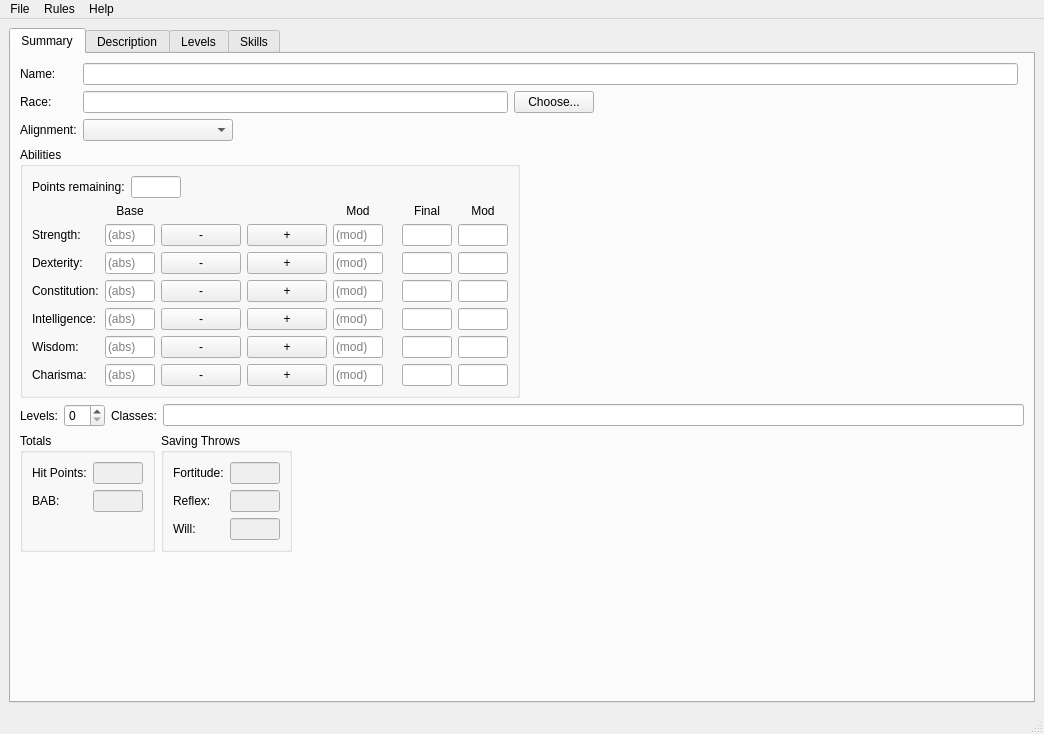
<?xml version="1.0" encoding="UTF-8"?>
<ui version="4.0">
 <class>NwnCharGen</class>
 <widget class="QMainWindow" name="NwnCharGen">
  <property name="geometry">
   <rect>
    <x>0</x>
    <y>0</y>
    <width>1044</width>
    <height>734</height>
   </rect>
  </property>
  <property name="sizePolicy">
   <sizepolicy hsizetype="Expanding" vsizetype="Preferred">
    <horstretch>0</horstretch>
    <verstretch>0</verstretch>
   </sizepolicy>
  </property>
  <property name="windowTitle">
   <string>NwnCharGen</string>
  </property>
  <widget class="QWidget" name="centralwidget">
   <layout class="QGridLayout" name="gridLayout_3">
    <item row="0" column="0">
     <widget class="QTabWidget" name="tabWidget">
      <property name="autoFillBackground">
       <bool>true</bool>
      </property>
      <property name="currentIndex">
       <number>0</number>
      </property>
      <widget class="QWidget" name="tabSummary">
       <property name="sizePolicy">
        <sizepolicy hsizetype="Expanding" vsizetype="Preferred">
         <horstretch>0</horstretch>
         <verstretch>0</verstretch>
        </sizepolicy>
       </property>
       <property name="accessibleName">
        <string/>
       </property>
       <attribute name="title">
        <string>Summary</string>
       </attribute>
       <layout class="QGridLayout" name="gridLayout_7">
        <item row="0" column="0">
         <layout class="QFormLayout" name="formLayoutBasics">
          <item row="0" column="0">
           <widget class="QLabel" name="labelName">
            <property name="text">
             <string>Name:</string>
            </property>
           </widget>
          </item>
          <item row="0" column="1">
           <widget class="QLineEdit" name="lineEditName"/>
          </item>
          <item row="1" column="0">
           <widget class="QLabel" name="labelRace">
            <property name="text">
             <string>Race:</string>
            </property>
           </widget>
          </item>
          <item row="2" column="0">
           <widget class="QLabel" name="labelAlignment">
            <property name="text">
             <string>Alignment:</string>
            </property>
           </widget>
          </item>
          <item row="2" column="1">
           <widget class="QComboBox" name="comboBoxAlignment">
            <property name="sizePolicy">
             <sizepolicy hsizetype="Fixed" vsizetype="Fixed">
              <horstretch>100</horstretch>
              <verstretch>0</verstretch>
             </sizepolicy>
            </property>
            <property name="minimumSize">
             <size>
              <width>150</width>
              <height>0</height>
             </size>
            </property>
           </widget>
          </item>
          <item row="1" column="1">
           <layout class="QHBoxLayout" name="horizontalLayout">
            <item>
             <widget class="QLineEdit" name="lineEditRace">
              <property name="readOnly">
               <bool>true</bool>
              </property>
             </widget>
            </item>
            <item>
             <widget class="QPushButton" name="buttonRace">
              <property name="sizePolicy">
               <sizepolicy hsizetype="Fixed" vsizetype="Fixed">
                <horstretch>100</horstretch>
                <verstretch>0</verstretch>
               </sizepolicy>
              </property>
              <property name="text">
               <string>Choose...</string>
              </property>
             </widget>
            </item>
            <item>
             <spacer name="horizontalSpacer_4">
              <property name="orientation">
               <enum>Qt::Horizontal</enum>
              </property>
              <property name="sizeHint" stdset="0">
               <size>
                <width>40</width>
                <height>20</height>
               </size>
              </property>
             </spacer>
            </item>
           </layout>
          </item>
         </layout>
        </item>
        <item row="3" column="0" colspan="2">
         <layout class="QHBoxLayout" name="horizontalLayoutTotalsSaves">
          <item>
           <widget class="QGroupBox" name="groupBox_2">
            <property name="title">
             <string>Totals</string>
            </property>
            <layout class="QVBoxLayout" name="verticalLayout_3">
             <item>
              <layout class="QFormLayout" name="formLayout_3">
               <item row="0" column="0">
                <widget class="QLabel" name="label_7">
                 <property name="text">
                  <string>Hit Points:</string>
                 </property>
                </widget>
               </item>
               <item row="0" column="1">
                <widget class="QLineEdit" name="lineEditTotalHP">
                 <property name="enabled">
                  <bool>false</bool>
                 </property>
                 <property name="sizePolicy">
                  <sizepolicy hsizetype="Fixed" vsizetype="Fixed">
                   <horstretch>0</horstretch>
                   <verstretch>0</verstretch>
                  </sizepolicy>
                 </property>
                 <property name="maximumSize">
                  <size>
                   <width>50</width>
                   <height>16777215</height>
                  </size>
                 </property>
                 <property name="readOnly">
                  <bool>true</bool>
                 </property>
                </widget>
               </item>
               <item row="1" column="0">
                <widget class="QLabel" name="label_8">
                 <property name="text">
                  <string>BAB:</string>
                 </property>
                </widget>
               </item>
               <item row="1" column="1">
                <widget class="QLineEdit" name="lineEditTotalBAB">
                 <property name="enabled">
                  <bool>false</bool>
                 </property>
                 <property name="sizePolicy">
                  <sizepolicy hsizetype="Fixed" vsizetype="Fixed">
                   <horstretch>0</horstretch>
                   <verstretch>0</verstretch>
                  </sizepolicy>
                 </property>
                 <property name="maximumSize">
                  <size>
                   <width>50</width>
                   <height>16777215</height>
                  </size>
                 </property>
                 <property name="readOnly">
                  <bool>true</bool>
                 </property>
                </widget>
               </item>
               <item row="2" column="0">
                <widget class="QLabel" name="label_12">
                 <property name="text">
                  <string/>
                 </property>
                </widget>
               </item>
               <item row="2" column="1">
                <widget class="QLabel" name="label_13">
                 <property name="text">
                  <string/>
                 </property>
                </widget>
               </item>
              </layout>
             </item>
            </layout>
           </widget>
          </item>
          <item>
           <widget class="QGroupBox" name="groupBox">
            <property name="title">
             <string>Saving Throws</string>
            </property>
            <layout class="QVBoxLayout" name="verticalLayout_2">
             <item>
              <layout class="QFormLayout" name="formLayout_2">
               <item row="0" column="0">
                <widget class="QLabel" name="label_9">
                 <property name="text">
                  <string>Fortitude:</string>
                 </property>
                </widget>
               </item>
               <item row="0" column="1">
                <widget class="QLineEdit" name="lineEditFortitude">
                 <property name="enabled">
                  <bool>false</bool>
                 </property>
                 <property name="sizePolicy">
                  <sizepolicy hsizetype="Fixed" vsizetype="Fixed">
                   <horstretch>0</horstretch>
                   <verstretch>0</verstretch>
                  </sizepolicy>
                 </property>
                 <property name="maximumSize">
                  <size>
                   <width>50</width>
                   <height>16777215</height>
                  </size>
                 </property>
                 <property name="readOnly">
                  <bool>true</bool>
                 </property>
                </widget>
               </item>
               <item row="1" column="0">
                <widget class="QLabel" name="label_10">
                 <property name="text">
                  <string>Reflex:</string>
                 </property>
                </widget>
               </item>
               <item row="1" column="1">
                <widget class="QLineEdit" name="lineEditReflex">
                 <property name="enabled">
                  <bool>false</bool>
                 </property>
                 <property name="sizePolicy">
                  <sizepolicy hsizetype="Fixed" vsizetype="Fixed">
                   <horstretch>0</horstretch>
                   <verstretch>0</verstretch>
                  </sizepolicy>
                 </property>
                 <property name="maximumSize">
                  <size>
                   <width>50</width>
                   <height>16777215</height>
                  </size>
                 </property>
                 <property name="readOnly">
                  <bool>true</bool>
                 </property>
                </widget>
               </item>
               <item row="2" column="0">
                <widget class="QLabel" name="label_11">
                 <property name="text">
                  <string>Will:</string>
                 </property>
                </widget>
               </item>
               <item row="2" column="1">
                <widget class="QLineEdit" name="lineEditWill">
                 <property name="enabled">
                  <bool>false</bool>
                 </property>
                 <property name="sizePolicy">
                  <sizepolicy hsizetype="Fixed" vsizetype="Fixed">
                   <horstretch>0</horstretch>
                   <verstretch>0</verstretch>
                  </sizepolicy>
                 </property>
                 <property name="maximumSize">
                  <size>
                   <width>50</width>
                   <height>16777215</height>
                  </size>
                 </property>
                 <property name="readOnly">
                  <bool>true</bool>
                 </property>
                </widget>
               </item>
              </layout>
             </item>
            </layout>
           </widget>
          </item>
          <item>
           <spacer name="horizontalSpacer_3">
            <property name="orientation">
             <enum>Qt::Horizontal</enum>
            </property>
            <property name="sizeHint" stdset="0">
             <size>
              <width>40</width>
              <height>20</height>
             </size>
            </property>
           </spacer>
          </item>
         </layout>
        </item>
        <item row="2" column="0" colspan="2">
         <layout class="QHBoxLayout" name="horizontalLayoutLevels">
          <item>
           <widget class="QLabel" name="label">
            <property name="text">
             <string>Levels:</string>
            </property>
           </widget>
          </item>
          <item>
           <widget class="QSpinBox" name="spinBoxLevels">
            <property name="minimum">
             <number>0</number>
            </property>
            <property name="maximum">
             <number>30</number>
            </property>
            <property name="value">
             <number>0</number>
            </property>
           </widget>
          </item>
          <item>
           <widget class="QLabel" name="label_6">
            <property name="text">
             <string>Classes:</string>
            </property>
           </widget>
          </item>
          <item>
           <widget class="QLineEdit" name="lineEditClasses">
            <property name="sizePolicy">
             <sizepolicy hsizetype="Expanding" vsizetype="Fixed">
              <horstretch>0</horstretch>
              <verstretch>0</verstretch>
             </sizepolicy>
            </property>
            <property name="maximumSize">
             <size>
              <width>16777215</width>
              <height>16777215</height>
             </size>
            </property>
            <property name="readOnly">
             <bool>true</bool>
            </property>
           </widget>
          </item>
         </layout>
        </item>
        <item row="1" column="0">
         <layout class="QHBoxLayout" name="horizontalLayout_2">
          <item>
           <widget class="QGroupBox" name="groupBoxAbilities">
            <property name="title">
             <string>Abilities</string>
            </property>
            <layout class="QGridLayout" name="gridLayout_6">
             <item row="0" column="0">
              <layout class="QGridLayout" name="gridLayout_5">
               <item row="0" column="0">
                <layout class="QHBoxLayout" name="horizontalLayoutPoints_2">
                 <item>
                  <widget class="QLabel" name="labelPoints_2">
                   <property name="text">
                    <string>Points remaining:</string>
                   </property>
                  </widget>
                 </item>
                 <item>
                  <widget class="QLineEdit" name="lineEditPoints">
                   <property name="sizePolicy">
                    <sizepolicy hsizetype="Fixed" vsizetype="Fixed">
                     <horstretch>0</horstretch>
                     <verstretch>0</verstretch>
                    </sizepolicy>
                   </property>
                   <property name="maximumSize">
                    <size>
                     <width>50</width>
                     <height>16777215</height>
                    </size>
                   </property>
                   <property name="readOnly">
                    <bool>true</bool>
                   </property>
                  </widget>
                 </item>
                 <item>
                  <spacer name="horizontalSpacer_2">
                   <property name="orientation">
                    <enum>Qt::Horizontal</enum>
                   </property>
                   <property name="sizeHint" stdset="0">
                    <size>
                     <width>40</width>
                     <height>20</height>
                    </size>
                   </property>
                  </spacer>
                 </item>
                </layout>
               </item>
               <item row="1" column="0">
                <layout class="QGridLayout" name="gridLayout_2">
                 <item row="1" column="4">
                  <widget class="QLineEdit" name="lineEditStrMod">
                   <property name="sizePolicy">
                    <sizepolicy hsizetype="Fixed" vsizetype="Fixed">
                     <horstretch>0</horstretch>
                     <verstretch>0</verstretch>
                    </sizepolicy>
                   </property>
                   <property name="maximumSize">
                    <size>
                     <width>50</width>
                     <height>16777215</height>
                    </size>
                   </property>
                   <property name="readOnly">
                    <bool>true</bool>
                   </property>
                   <property name="placeholderText">
                    <string>(mod)</string>
                   </property>
                  </widget>
                 </item>
                 <item row="6" column="4">
                  <widget class="QLineEdit" name="lineEditChaMod">
                   <property name="sizePolicy">
                    <sizepolicy hsizetype="Fixed" vsizetype="Fixed">
                     <horstretch>0</horstretch>
                     <verstretch>0</verstretch>
                    </sizepolicy>
                   </property>
                   <property name="maximumSize">
                    <size>
                     <width>50</width>
                     <height>16777215</height>
                    </size>
                   </property>
                   <property name="readOnly">
                    <bool>true</bool>
                   </property>
                   <property name="placeholderText">
                    <string>(mod)</string>
                   </property>
                  </widget>
                 </item>
                 <item row="3" column="2">
                  <widget class="QPushButton" name="pushButtonConMinus">
                   <property name="text">
                    <string>-</string>
                   </property>
                  </widget>
                 </item>
                 <item row="5" column="3">
                  <widget class="QPushButton" name="pushButtonWisPlus">
                   <property name="text">
                    <string>+</string>
                   </property>
                  </widget>
                 </item>
                 <item row="1" column="0">
                  <widget class="QLabel" name="labelStr_2">
                   <property name="text">
                    <string>Strength:</string>
                   </property>
                  </widget>
                 </item>
                 <item row="4" column="3">
                  <widget class="QPushButton" name="pushButtonIntPlus">
                   <property name="text">
                    <string>+</string>
                   </property>
                  </widget>
                 </item>
                 <item row="3" column="1">
                  <widget class="QLineEdit" name="lineEditConAbs">
                   <property name="sizePolicy">
                    <sizepolicy hsizetype="Fixed" vsizetype="Fixed">
                     <horstretch>0</horstretch>
                     <verstretch>0</verstretch>
                    </sizepolicy>
                   </property>
                   <property name="maximumSize">
                    <size>
                     <width>50</width>
                     <height>16777215</height>
                    </size>
                   </property>
                   <property name="text">
                    <string/>
                   </property>
                   <property name="readOnly">
                    <bool>true</bool>
                   </property>
                   <property name="placeholderText">
                    <string>(abs)</string>
                   </property>
                  </widget>
                 </item>
                 <item row="2" column="1">
                  <widget class="QLineEdit" name="lineEditDexAbs">
                   <property name="sizePolicy">
                    <sizepolicy hsizetype="Fixed" vsizetype="Fixed">
                     <horstretch>0</horstretch>
                     <verstretch>0</verstretch>
                    </sizepolicy>
                   </property>
                   <property name="maximumSize">
                    <size>
                     <width>50</width>
                     <height>16777215</height>
                    </size>
                   </property>
                   <property name="text">
                    <string/>
                   </property>
                   <property name="readOnly">
                    <bool>true</bool>
                   </property>
                   <property name="placeholderText">
                    <string>(abs)</string>
                   </property>
                  </widget>
                 </item>
                 <item row="3" column="3">
                  <widget class="QPushButton" name="pushButtonConPlus">
                   <property name="text">
                    <string>+</string>
                   </property>
                  </widget>
                 </item>
                 <item row="5" column="4">
                  <widget class="QLineEdit" name="lineEditWisMod">
                   <property name="sizePolicy">
                    <sizepolicy hsizetype="Fixed" vsizetype="Fixed">
                     <horstretch>0</horstretch>
                     <verstretch>0</verstretch>
                    </sizepolicy>
                   </property>
                   <property name="maximumSize">
                    <size>
                     <width>50</width>
                     <height>16777215</height>
                    </size>
                   </property>
                   <property name="readOnly">
                    <bool>true</bool>
                   </property>
                   <property name="placeholderText">
                    <string>(mod)</string>
                   </property>
                  </widget>
                 </item>
                 <item row="2" column="4">
                  <widget class="QLineEdit" name="lineEditDexMod">
                   <property name="sizePolicy">
                    <sizepolicy hsizetype="Fixed" vsizetype="Fixed">
                     <horstretch>0</horstretch>
                     <verstretch>0</verstretch>
                    </sizepolicy>
                   </property>
                   <property name="maximumSize">
                    <size>
                     <width>50</width>
                     <height>16777215</height>
                    </size>
                   </property>
                   <property name="readOnly">
                    <bool>true</bool>
                   </property>
                   <property name="placeholderText">
                    <string>(mod)</string>
                   </property>
                  </widget>
                 </item>
                 <item row="1" column="2">
                  <widget class="QPushButton" name="pushButtonStrMinus">
                   <property name="text">
                    <string>-</string>
                   </property>
                  </widget>
                 </item>
                 <item row="3" column="4">
                  <widget class="QLineEdit" name="lineEditConMod">
                   <property name="sizePolicy">
                    <sizepolicy hsizetype="Fixed" vsizetype="Fixed">
                     <horstretch>0</horstretch>
                     <verstretch>0</verstretch>
                    </sizepolicy>
                   </property>
                   <property name="maximumSize">
                    <size>
                     <width>50</width>
                     <height>16777215</height>
                    </size>
                   </property>
                   <property name="readOnly">
                    <bool>true</bool>
                   </property>
                   <property name="placeholderText">
                    <string>(mod)</string>
                   </property>
                  </widget>
                 </item>
                 <item row="6" column="0">
                  <widget class="QLabel" name="label_17">
                   <property name="text">
                    <string>Charisma:</string>
                   </property>
                  </widget>
                 </item>
                 <item row="5" column="2">
                  <widget class="QPushButton" name="pushButtonWisMinus">
                   <property name="text">
                    <string>-</string>
                   </property>
                  </widget>
                 </item>
                 <item row="5" column="1">
                  <widget class="QLineEdit" name="lineEditWisAbs">
                   <property name="sizePolicy">
                    <sizepolicy hsizetype="Fixed" vsizetype="Fixed">
                     <horstretch>0</horstretch>
                     <verstretch>0</verstretch>
                    </sizepolicy>
                   </property>
                   <property name="maximumSize">
                    <size>
                     <width>50</width>
                     <height>16777215</height>
                    </size>
                   </property>
                   <property name="text">
                    <string/>
                   </property>
                   <property name="readOnly">
                    <bool>true</bool>
                   </property>
                   <property name="placeholderText">
                    <string>(abs)</string>
                   </property>
                  </widget>
                 </item>
                 <item row="0" column="5">
                  <widget class="QLabel" name="label_2">
                   <property name="text">
                    <string/>
                   </property>
                  </widget>
                 </item>
                 <item row="0" column="4">
                  <widget class="QLabel" name="label_16">
                   <property name="text">
                    <string>Mod</string>
                   </property>
                   <property name="alignment">
                    <set>Qt::AlignCenter</set>
                   </property>
                  </widget>
                 </item>
                 <item row="2" column="0">
                  <widget class="QLabel" name="labelDex_2">
                   <property name="text">
                    <string>Dexterity:</string>
                   </property>
                  </widget>
                 </item>
                 <item row="6" column="2">
                  <widget class="QPushButton" name="pushButtonChaMinus">
                   <property name="text">
                    <string>-</string>
                   </property>
                  </widget>
                 </item>
                 <item row="6" column="1">
                  <widget class="QLineEdit" name="lineEditChaAbs">
                   <property name="sizePolicy">
                    <sizepolicy hsizetype="Fixed" vsizetype="Fixed">
                     <horstretch>0</horstretch>
                     <verstretch>0</verstretch>
                    </sizepolicy>
                   </property>
                   <property name="maximumSize">
                    <size>
                     <width>50</width>
                     <height>16777215</height>
                    </size>
                   </property>
                   <property name="text">
                    <string/>
                   </property>
                   <property name="readOnly">
                    <bool>true</bool>
                   </property>
                   <property name="placeholderText">
                    <string>(abs)</string>
                   </property>
                  </widget>
                 </item>
                 <item row="5" column="0">
                  <widget class="QLabel" name="label_18">
                   <property name="text">
                    <string>Wisdom:</string>
                   </property>
                  </widget>
                 </item>
                 <item row="4" column="4">
                  <widget class="QLineEdit" name="lineEditIntMod">
                   <property name="sizePolicy">
                    <sizepolicy hsizetype="Fixed" vsizetype="Fixed">
                     <horstretch>0</horstretch>
                     <verstretch>0</verstretch>
                    </sizepolicy>
                   </property>
                   <property name="maximumSize">
                    <size>
                     <width>50</width>
                     <height>16777215</height>
                    </size>
                   </property>
                   <property name="readOnly">
                    <bool>true</bool>
                   </property>
                   <property name="placeholderText">
                    <string>(mod)</string>
                   </property>
                  </widget>
                 </item>
                 <item row="0" column="1">
                  <widget class="QLabel" name="label_15">
                   <property name="text">
                    <string>Base</string>
                   </property>
                   <property name="alignment">
                    <set>Qt::AlignCenter</set>
                   </property>
                  </widget>
                 </item>
                 <item row="1" column="1">
                  <widget class="QLineEdit" name="lineEditStrAbs">
                   <property name="sizePolicy">
                    <sizepolicy hsizetype="Fixed" vsizetype="Fixed">
                     <horstretch>0</horstretch>
                     <verstretch>0</verstretch>
                    </sizepolicy>
                   </property>
                   <property name="maximumSize">
                    <size>
                     <width>50</width>
                     <height>16777215</height>
                    </size>
                   </property>
                   <property name="text">
                    <string/>
                   </property>
                   <property name="readOnly">
                    <bool>true</bool>
                   </property>
                   <property name="placeholderText">
                    <string>(abs)</string>
                   </property>
                  </widget>
                 </item>
                 <item row="4" column="0">
                  <widget class="QLabel" name="label_3">
                   <property name="text">
                    <string>Intelligence:</string>
                   </property>
                  </widget>
                 </item>
                 <item row="4" column="2">
                  <widget class="QPushButton" name="pushButtonIntMinus">
                   <property name="text">
                    <string>-</string>
                   </property>
                  </widget>
                 </item>
                 <item row="4" column="1">
                  <widget class="QLineEdit" name="lineEditIntAbs">
                   <property name="sizePolicy">
                    <sizepolicy hsizetype="Fixed" vsizetype="Fixed">
                     <horstretch>0</horstretch>
                     <verstretch>0</verstretch>
                    </sizepolicy>
                   </property>
                   <property name="maximumSize">
                    <size>
                     <width>50</width>
                     <height>16777215</height>
                    </size>
                   </property>
                   <property name="text">
                    <string/>
                   </property>
                   <property name="readOnly">
                    <bool>true</bool>
                   </property>
                   <property name="placeholderText">
                    <string>(abs)</string>
                   </property>
                  </widget>
                 </item>
                 <item row="2" column="2">
                  <widget class="QPushButton" name="pushButtonDexMinus">
                   <property name="text">
                    <string>-</string>
                   </property>
                  </widget>
                 </item>
                 <item row="6" column="3">
                  <widget class="QPushButton" name="pushButtonChaPlus">
                   <property name="text">
                    <string>+</string>
                   </property>
                  </widget>
                 </item>
                 <item row="0" column="6">
                  <widget class="QLabel" name="label_4">
                   <property name="text">
                    <string>Final</string>
                   </property>
                   <property name="alignment">
                    <set>Qt::AlignCenter</set>
                   </property>
                  </widget>
                 </item>
                 <item row="1" column="3">
                  <widget class="QPushButton" name="pushButtonStrPlus">
                   <property name="text">
                    <string>+</string>
                   </property>
                  </widget>
                 </item>
                 <item row="3" column="0">
                  <widget class="QLabel" name="labelCon_2">
                   <property name="text">
                    <string>Constitution:</string>
                   </property>
                  </widget>
                 </item>
                 <item row="2" column="3">
                  <widget class="QPushButton" name="pushButtonDexPlus">
                   <property name="text">
                    <string>+</string>
                   </property>
                  </widget>
                 </item>
                 <item row="0" column="7">
                  <widget class="QLabel" name="label_5">
                   <property name="text">
                    <string>Mod</string>
                   </property>
                   <property name="alignment">
                    <set>Qt::AlignCenter</set>
                   </property>
                  </widget>
                 </item>
                 <item row="1" column="6">
                  <widget class="QLineEdit" name="lineEditFinalStr">
                   <property name="minimumSize">
                    <size>
                     <width>50</width>
                     <height>0</height>
                    </size>
                   </property>
                   <property name="maximumSize">
                    <size>
                     <width>50</width>
                     <height>16777215</height>
                    </size>
                   </property>
                   <property name="readOnly">
                    <bool>true</bool>
                   </property>
                  </widget>
                 </item>
                 <item row="1" column="7">
                  <widget class="QLineEdit" name="lineEditFinalStrMod">
                   <property name="minimumSize">
                    <size>
                     <width>50</width>
                     <height>0</height>
                    </size>
                   </property>
                   <property name="maximumSize">
                    <size>
                     <width>50</width>
                     <height>16777215</height>
                    </size>
                   </property>
                   <property name="readOnly">
                    <bool>true</bool>
                   </property>
                  </widget>
                 </item>
                 <item row="2" column="6">
                  <widget class="QLineEdit" name="lineEditFinalDex">
                   <property name="minimumSize">
                    <size>
                     <width>50</width>
                     <height>0</height>
                    </size>
                   </property>
                   <property name="maximumSize">
                    <size>
                     <width>50</width>
                     <height>16777215</height>
                    </size>
                   </property>
                   <property name="readOnly">
                    <bool>true</bool>
                   </property>
                  </widget>
                 </item>
                 <item row="3" column="6">
                  <widget class="QLineEdit" name="lineEditFinalCon">
                   <property name="minimumSize">
                    <size>
                     <width>50</width>
                     <height>0</height>
                    </size>
                   </property>
                   <property name="maximumSize">
                    <size>
                     <width>50</width>
                     <height>16777215</height>
                    </size>
                   </property>
                   <property name="readOnly">
                    <bool>true</bool>
                   </property>
                  </widget>
                 </item>
                 <item row="4" column="6">
                  <widget class="QLineEdit" name="lineEditFinalInt">
                   <property name="minimumSize">
                    <size>
                     <width>50</width>
                     <height>0</height>
                    </size>
                   </property>
                   <property name="maximumSize">
                    <size>
                     <width>50</width>
                     <height>16777215</height>
                    </size>
                   </property>
                   <property name="readOnly">
                    <bool>true</bool>
                   </property>
                  </widget>
                 </item>
                 <item row="5" column="6">
                  <widget class="QLineEdit" name="lineEditFinalWis">
                   <property name="minimumSize">
                    <size>
                     <width>50</width>
                     <height>0</height>
                    </size>
                   </property>
                   <property name="maximumSize">
                    <size>
                     <width>50</width>
                     <height>16777215</height>
                    </size>
                   </property>
                   <property name="readOnly">
                    <bool>true</bool>
                   </property>
                  </widget>
                 </item>
                 <item row="6" column="6">
                  <widget class="QLineEdit" name="lineEditFinalCha">
                   <property name="minimumSize">
                    <size>
                     <width>50</width>
                     <height>0</height>
                    </size>
                   </property>
                   <property name="maximumSize">
                    <size>
                     <width>50</width>
                     <height>16777215</height>
                    </size>
                   </property>
                   <property name="readOnly">
                    <bool>true</bool>
                   </property>
                  </widget>
                 </item>
                 <item row="2" column="7">
                  <widget class="QLineEdit" name="lineEditFinalDexMod">
                   <property name="minimumSize">
                    <size>
                     <width>50</width>
                     <height>0</height>
                    </size>
                   </property>
                   <property name="maximumSize">
                    <size>
                     <width>50</width>
                     <height>16777215</height>
                    </size>
                   </property>
                   <property name="readOnly">
                    <bool>true</bool>
                   </property>
                  </widget>
                 </item>
                 <item row="3" column="7">
                  <widget class="QLineEdit" name="lineEditFinalConMod">
                   <property name="minimumSize">
                    <size>
                     <width>50</width>
                     <height>0</height>
                    </size>
                   </property>
                   <property name="maximumSize">
                    <size>
                     <width>50</width>
                     <height>16777215</height>
                    </size>
                   </property>
                   <property name="readOnly">
                    <bool>true</bool>
                   </property>
                  </widget>
                 </item>
                 <item row="4" column="7">
                  <widget class="QLineEdit" name="lineEditFinalIntMod">
                   <property name="minimumSize">
                    <size>
                     <width>50</width>
                     <height>0</height>
                    </size>
                   </property>
                   <property name="maximumSize">
                    <size>
                     <width>50</width>
                     <height>16777215</height>
                    </size>
                   </property>
                   <property name="readOnly">
                    <bool>true</bool>
                   </property>
                  </widget>
                 </item>
                 <item row="5" column="7">
                  <widget class="QLineEdit" name="lineEditFinalWisMod">
                   <property name="minimumSize">
                    <size>
                     <width>50</width>
                     <height>0</height>
                    </size>
                   </property>
                   <property name="maximumSize">
                    <size>
                     <width>50</width>
                     <height>16777215</height>
                    </size>
                   </property>
                   <property name="readOnly">
                    <bool>true</bool>
                   </property>
                  </widget>
                 </item>
                 <item row="6" column="7">
                  <widget class="QLineEdit" name="lineEditFinalChaMod">
                   <property name="minimumSize">
                    <size>
                     <width>50</width>
                     <height>0</height>
                    </size>
                   </property>
                   <property name="maximumSize">
                    <size>
                     <width>50</width>
                     <height>16777215</height>
                    </size>
                   </property>
                   <property name="readOnly">
                    <bool>true</bool>
                   </property>
                  </widget>
                 </item>
                </layout>
               </item>
              </layout>
             </item>
            </layout>
           </widget>
          </item>
          <item>
           <spacer name="horizontalSpacer_6">
            <property name="orientation">
             <enum>Qt::Horizontal</enum>
            </property>
            <property name="sizeHint" stdset="0">
             <size>
              <width>40</width>
              <height>20</height>
             </size>
            </property>
           </spacer>
          </item>
         </layout>
        </item>
        <item row="4" column="0">
         <spacer name="verticalSpacer_2">
          <property name="orientation">
           <enum>Qt::Vertical</enum>
          </property>
          <property name="sizeHint" stdset="0">
           <size>
            <width>20</width>
            <height>40</height>
           </size>
          </property>
         </spacer>
        </item>
       </layout>
      </widget>
      <widget class="QWidget" name="tab_description">
       <attribute name="title">
        <string>Description</string>
       </attribute>
       <layout class="QGridLayout" name="gridLayout_4">
        <item row="0" column="0">
         <widget class="QTextEdit" name="textEditDescription"/>
        </item>
       </layout>
      </widget>
      <widget class="QWidget" name="tab_levels">
       <attribute name="title">
        <string>Levels</string>
       </attribute>
       <layout class="QGridLayout" name="gridLayout">
        <item row="0" column="0">
         <layout class="QVBoxLayout" name="verticalLayout">
          <item>
           <widget class="QTableView" name="tableViewLevels"/>
          </item>
         </layout>
        </item>
       </layout>
      </widget>
      <widget class="QWidget" name="tab_3">
       <attribute name="title">
        <string>Skills</string>
       </attribute>
      </widget>
     </widget>
    </item>
   </layout>
  </widget>
  <widget class="QMenuBar" name="menubar">
   <property name="geometry">
    <rect>
     <x>0</x>
     <y>0</y>
     <width>1044</width>
     <height>20</height>
    </rect>
   </property>
   <widget class="QMenu" name="menuFile">
    <property name="title">
     <string>File</string>
    </property>
    <addaction name="actionNew"/>
    <addaction name="actionOpen"/>
    <addaction name="actionSave_As"/>
    <addaction name="actionSave"/>
    <addaction name="actionExport"/>
    <addaction name="actionExit"/>
   </widget>
   <widget class="QMenu" name="menuHelp">
    <property name="title">
     <string>Help</string>
    </property>
    <addaction name="actionAbout"/>
   </widget>
   <widget class="QMenu" name="menuRules">
    <property name="enabled">
     <bool>true</bool>
    </property>
    <property name="title">
     <string>Rules</string>
    </property>
    <addaction name="separator"/>
    <addaction name="separator"/>
    <addaction name="actionNWN2_base_game"/>
    <addaction name="actionSigil_City_of_Doors"/>
   </widget>
   <addaction name="menuFile"/>
   <addaction name="menuRules"/>
   <addaction name="menuHelp"/>
  </widget>
  <widget class="QStatusBar" name="statusbar"/>
  <action name="actionExit">
   <property name="text">
    <string>Exit</string>
   </property>
   <property name="shortcut">
    <string>Ctrl+Q</string>
   </property>
  </action>
  <action name="actionAbout">
   <property name="text">
    <string>About</string>
   </property>
  </action>
  <action name="actionSave">
   <property name="text">
    <string>Save</string>
   </property>
   <property name="shortcut">
    <string>Ctrl+S</string>
   </property>
  </action>
  <action name="actionOpen">
   <property name="text">
    <string>Open</string>
   </property>
   <property name="shortcut">
    <string>Ctrl+O</string>
   </property>
  </action>
  <action name="actionNew">
   <property name="text">
    <string>New</string>
   </property>
   <property name="shortcut">
    <string>Ctrl+N</string>
   </property>
  </action>
  <action name="actionNWN2_base_game">
   <property name="text">
    <string>NWN2 base game</string>
   </property>
  </action>
  <action name="actionSigil_City_of_Doors">
   <property name="text">
    <string>Sigil City of Doors</string>
   </property>
  </action>
  <action name="actionSave_As">
   <property name="text">
    <string>Save As...</string>
   </property>
  </action>
  <action name="actionExport">
   <property name="text">
    <string>Export...</string>
   </property>
  </action>
 </widget>
 <resources/>
 <connections/>
</ui>
